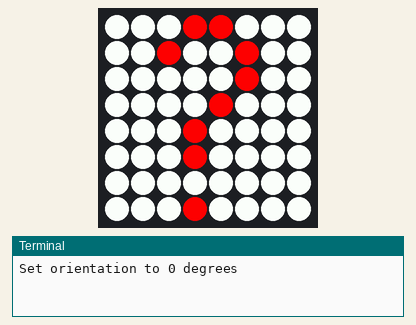
Recording of a program running on a simulated Raspberry Pi (BCM pin numbers) with a Sense HAT. Parts: the Sense HAT's 8×8 RGB LED matrix, the last lines printed to the terminal. Random numbers come from a fixed seed. At 10.1 s the program stops and its outputs stay as they are.

Above: at 0.1 s.
At 0.6 s:
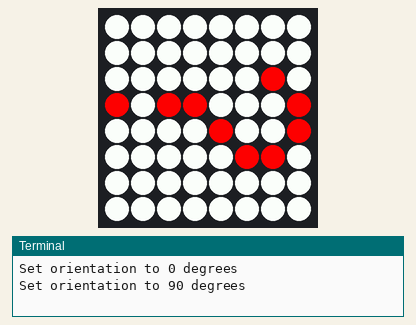
At 1.1 s:
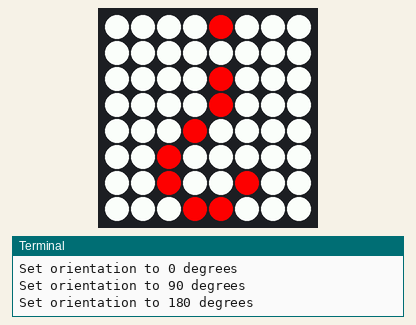
At 1.6 s:
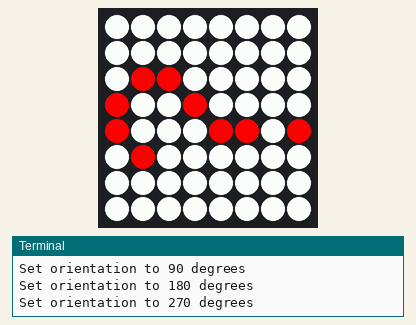

Measured:
- by itself, everything shown: repeats every 2.0 s, in 4 steps
- what the display in image 1 shows lasts 0.5 s, from 0.5 s to 1.0 s

The program:

4.set_orientation.py
```python
from sense_hat import SenseHat
from colors import Colors
import time

sense = SenseHat()
c = Colors()

X = c.get_rgb("red")
O = c.get_rgb("white")

question_mark = [
O, O, O, X, X, O, O, O,
O, O, X, O, O, X, O, O,
O, O, O, O, O, X, O, O,
O, O, O, O, X, O, O, O,
O, O, O, X, O, O, O, O,
O, O, O, X, O, O, O, O,
O, O, O, O, O, O, O, O,
O, O, O, X, O, O, O, O
]

sense.set_pixels(question_mark)


# Twirl 5 times
i = 0
while i < 5:
    for rot in [0, 90, 180, 270]:
        print(f"Set orientation to {rot} degrees")
        sense.set_rotation(rot)
        time.sleep(0.5)
    i += 1
    sense.set_rotation(0)
```

colors.py
```python
import random

class Colors:
    # A dictionary to store some common colors with their RGB values
    colors = {
        'red': (255, 0, 0),
        'green': (0, 255, 0),
        'blue': (0, 0, 255),
        'black': (0, 0, 0),
        'white': (255, 255, 255),
        'yellow': (255, 255, 0),
        'purple': (128, 0, 128),
        'orange': (255, 165, 0),
        'pink': (255, 192, 203),
        'gray': (128, 128, 128)
    }

    def __init__(self):
        pass

    def get_rgb(self, color_name):
        """Returns the RGB value of the given color name."""
        color_name = color_name.lower()
        if color_name in self.colors:
            return self.colors[color_name]
        else:
            raise ValueError(f"Color '{color_name}' not found. Please use a valid color name.")


    def random_rgb(self):
        return random.choice(list(self.colors.values()))
```
